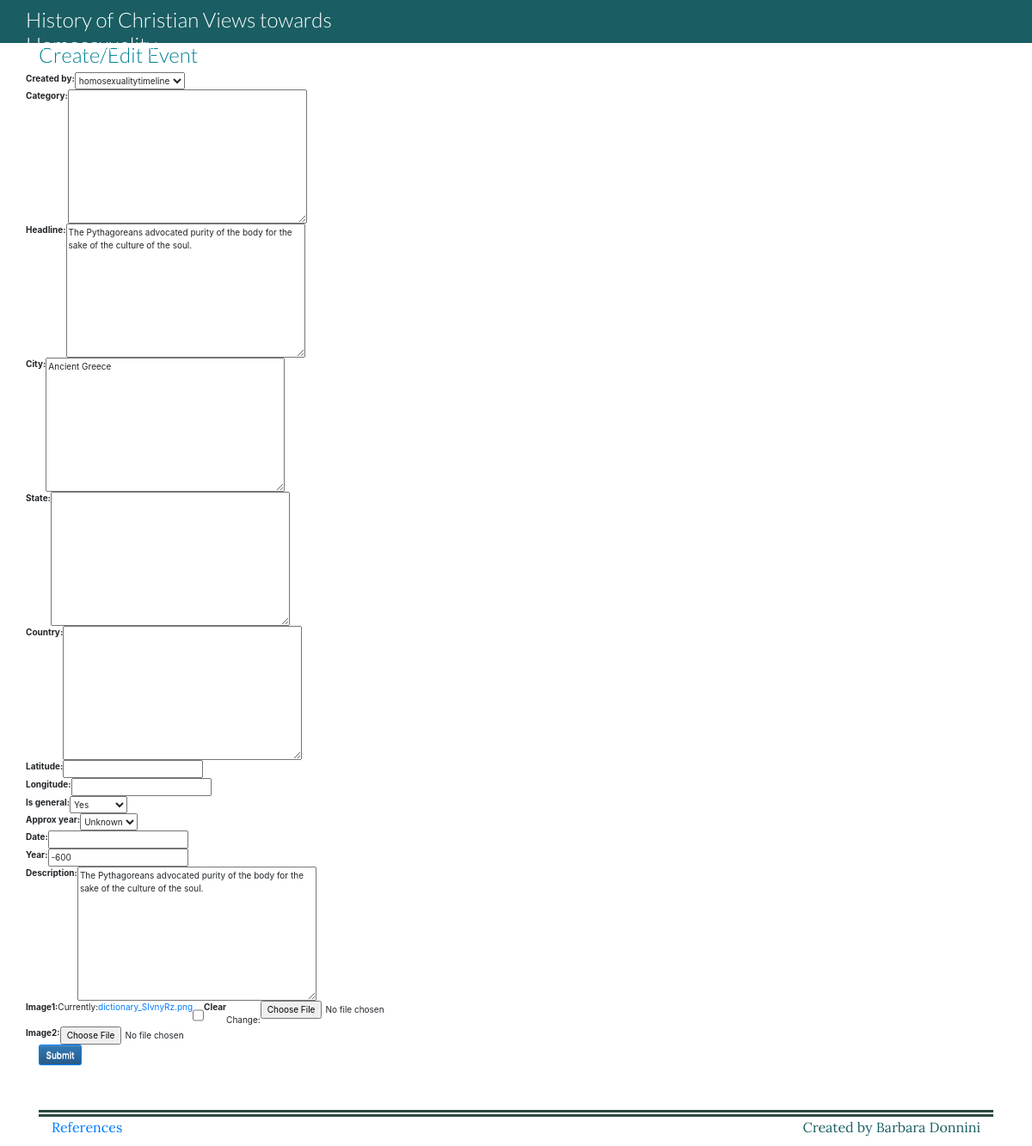
The page /maintimeline/9/update on the database its author committed.
### maintimeline/models.py (models this page shows, shortened)
class Event(models.Model):
    created_by = models.ForeignKey(User, related_name='events', on_delete=models.CASCADE,)
    category = models.TextField(
        null=True,
        blank=True,
    )
    headline = models.TextField()
    city = models.TextField(
        null=True,
        blank=True,
    )
    state = models.TextField(
        null=True,
        blank=True,
    )
    country = models.TextField(
        null=True,
        blank=True,
    )
    latitude = models.DecimalField(
        null=True,
        blank=True,
        max_digits=9,
        decimal_places=6
    )
    longitude = models.DecimalField(
        null=True,
        blank=True,
        max_digits=9,
        decimal_places=6
    )
    is_general = models.NullBooleanField()
    approx_year = models.NullBooleanField()
    date = models.DateField(
        null=True,
        blank=True,
        )
    year = models.IntegerField(
        null=True,
        blank=True,
        )
    description = models.TextField(
        null=True,
        blank=True,
    )
    image1 = models.ImageField(
        null=True,
        blank=True,
    )
    image2 = models.ImageField(
        null=True,
        blank=True,
    )

### maintimeline/views.py (the view)
# urls.py: path('maintimeline/<int:pk>/update', EventUpdate.as_view(), name='event-update'),
class EventUpdate(UpdateView):
    model = Event
    fields = '__all__'
    exclude = ['created_by']

### maintimeline/templates/maintimeline/event_form.html (shortened to what this page needs)
{% extends 'maintimeline/base.html' %}
{% load static %}
{% block content %}
<div class="container">
    <h1>Create/Edit Event</h1>
<form method="post" >
{% for field in form %}
<div class="row">
  {{ field.label_tag }}  {{ field }}
</div>
{% endfor %}
<button type="submit" class="btn btn-primary btn-default">Submit</button>
</form>
{% endblock %}

### rows shown on the page
Event: form "homosexualitytimeline" "The Pythagoreans advocated purity of the body for the sake of the culture of the soul." "Ancient Greece" "Yes" "Unknown" "-600" "The Pythagoreans advocated purity of the body for the sake of the culture of the soul."

### other values the page prints
{{ field.label_tag }} "Created by:" "Category:" "Headline:" "City:" "State:" "Country:" "Latitude:" "Longitude:" "Is general:" "Approx year:" "Date:" "Year:" "Description:" "Image1:" "Image2:"
